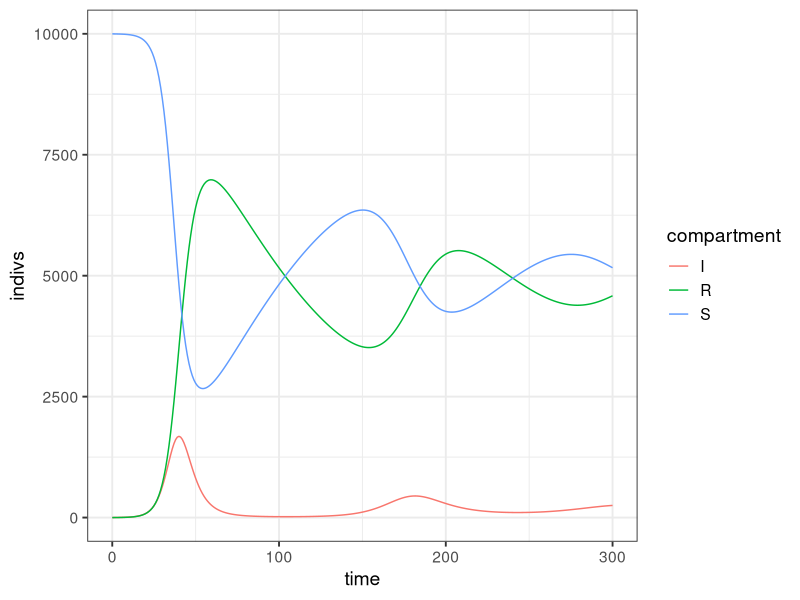

Recreate this plot in R.
library(dplyr)
library(tidyr)

## This is a live-coding session showing how to implement an SIR model in R

## Script should discuss units!!!!
## Need to specify levels so that S, I, R show up in order on plots

## This version JD 2026
## 2025 version is here https://drive.google.com/file/d/1GFA1k7ckK5lvpml-05tW1u4xqE5EQrrJ/
## Need to track down earlier versions

## Goal: reproduce the work done in the spreadsheet, but in a way easier to check, extend and modify.

sirRates <- function(states, params){
	with(as.list(c(states, params)), {
		N <- S+I+R
		trans <- beta*S*I/N
		recov <- gam*I
		wane <- sig*R
		return(c(
			dS=wane-trans, dI=trans-recov, dR=recov-wane
		))
	})
}

## sirRates(
	## params = c(beta=0.5, gam=0.25, sig=0)
	## , states = c(S=9999, I=1, R=0)
## )

stepSim <- function(states, params, timeStep, finTime, ratefun){
	time <-0
	sim <- data.frame(as.list(c(time=time, states)))
	for (time in seq(timeStep, finTime, by=timeStep)){
		states <- states + timeStep*ratefun(params, states)
		sim <- bind_rows(sim
			, c(time=time, states)
		)
	}
	return(sim)
}

sim_wide <- stepSim(
	params = c(beta=0.5, gam=0.25, sig=0.01)
	, states = c(S=9999, I=1, R=0)
	, timeStep=1, finTime=300
	, ratefun = sirRates
)

## Tested and set aside
## simf <- (simf |> mutate(N=S+I+R))

sim_long <- (sim_wide
	|> pivot_longer(-time, names_to="compartment", values_to="indivs")
)

summary(sim_long)

library(ggplot2); theme_set(theme_bw(base_size=14))

print(ggplot(sim_long)
	+ aes(time, indivs, color=compartment)
	+ geom_line()
)
